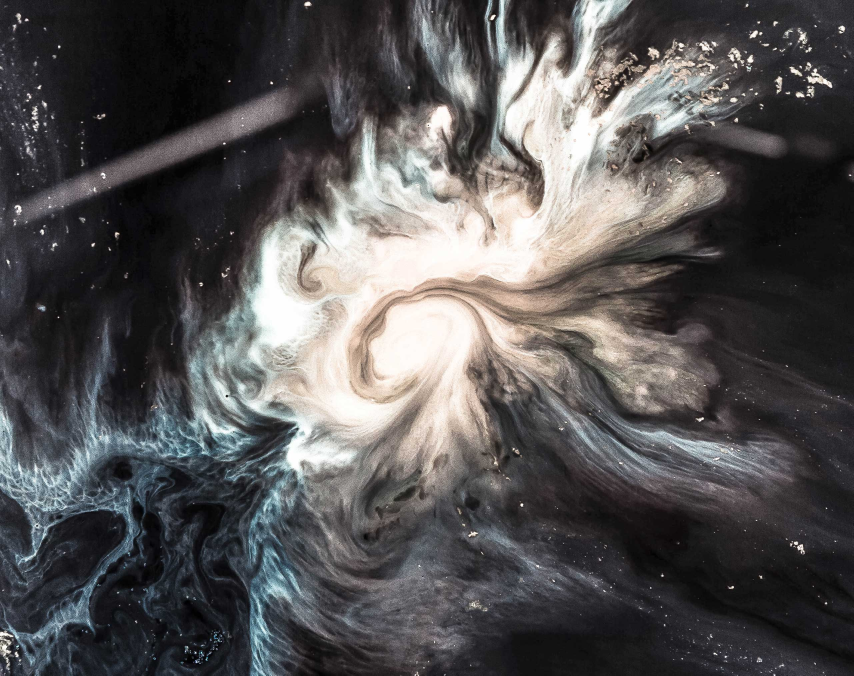
#> input picture frontend/src/images/bg.jpg, 2560 x 2026 px (shown at 1/3 size)
$ python -i img.py   (imports and definitions only)   (older library calls are emulated)
#> lines starting #> are read from the running program, lines starting #| are printed output that depends on the picture; after the words box and inside, x2 and y2 are one past the last pixel; in counts of white or black regions, pixels touching at a corner belong together; pictures that were not available may be replaced by others from this repository, and a replacement may not be noted
import numpy as np
import cv2
import os
import sys
from flask import jsonify
from sklearn import preprocessing, model_selection, neighbors
# from sklearn.svm import SVC
# from sklearn.ensemble import RandomForestClassifier
#
from sklearn.model_selection import train_test_split
from sklearn.linear_model import LogisticRegression
# from sklearn.tree import DecisionTreeClassifier
# from sklearn.neighbors import KNeighborsClassifier
from sklearn.metrics import confusion_matrix, classification_report, accuracy_score
import pandas as pd
# from matplotlib import pyplot as plt
# import seaborn as sns
import pickle

#TODO: считать кол-во разных цветоа
class ImageDetection:
    def __init__(self, path):
#> called with path = '../../frontend/src/images/bg.jpg'
        self.path = path
        self.img = cv2.imread(self.path)
#> self.img is the input picture: shape (2026, 2560, 3); mean B, G, R 84.5, 84, 85.7

    def main(self):
        pass

    @staticmethod
    def readImg(path):
        return cv2.imread(path)

    # [158 lines left out: functions predictSVM, predictNeigbors, predictForest, makeTestData, makeTestDataTestFeatures, makeClassifierNeigbors and 6 more, not called in this run]

    @staticmethod
    def whitePercent(img):
        # превращаем в грэйскэйл
        gray = ImageDetection.grayscaleImg(img)

        # оставляем только ч/б через пороговое значение
        ret,thresh = cv2.threshold(gray,127,255,cv2.THRESH_BINARY)

        allPixels = thresh.size
        white = cv2.countNonZero(thresh)
        # black = thresh.size-white

        # процентное кол-во белого
        return white*100/allPixels

    # [10 lines left out: function corneredImage, not called in this run]

    @staticmethod
    def countFaces(img):

        gray = ImageDetection.grayscaleImg(img)
        print("here3")
        # слегка повышаем контрастность
        clahe = cv2.createCLAHE(clipLimit=2.0, tileGridSize=(8,8))
        gray = clahe.apply(gray)


        # [9 lines of commented-out code are left out]
        face_cascade = cv2.CascadeClassifier(ImageDetection.filePath('haarcascade_frontalface_default.xml'))

        faces = face_cascade.detectMultiScale(gray, 1.3, 5)

        # [7 lines of commented-out code are left out]

        return len(faces)

    @staticmethod
    def edgedImage(img):

        gray = ImageDetection.grayscaleImg(img)

        edges = cv2.Canny(gray,100,200)
        return edges

    @staticmethod
    def grayscaleImg(img):
        if not ImageDetection.isGray(img):
            gray = cv2.cvtColor(img, cv2.COLOR_BGR2GRAY)
        else:
            gray = img
        return gray

    @staticmethod
    def detectShape(c):
        shape = "unidentified"
        peri = cv2.arcLength(c, True)
        approx = cv2.approxPolyDP(c, 0.04 * peri, True)

        #пропускаем слишком маленькие формы
        if (peri < 200): return "small"

        # if the shape is a triangle, it will have 3 vertices
        if len(approx) == 3:
            shape = "triangle"

            # if the shape has 4 vertices, it is either a square or
            # a rectangle
        elif len(approx) == 4:
            # compute the bounding box of the contour and use the
            # bounding box to compute the aspect ratio
            (x, y, w, h) = cv2.boundingRect(approx)
            ar = w / float(h)

            # a square will have an aspect ratio that is approximately
            # equal to one, otherwise, the shape is a rectangle
            shape = "square" if ar >= 0.95 and ar <= 1.05 else "rectangle"


            # if the shape is a pentagon, it will have 5 vertices
        elif len(approx) == 5:
            shape = "pentagon"

            # otherwise, we assume the shape is a circle
        elif len(approx) <= 1:
            shape = "circle"
        else:
            shape = "undefined"


            # return the name of the shape
        return shape

    @staticmethod
    def findObjects(img):

        height, width = img.shape[:2]
        heightMult = height/width
    #    resized = imageInitial
        resized = cv2.resize(img,(300, int(300*heightMult)), interpolation = cv2.INTER_CUBIC)
        ratio = img.shape[0] / float(resized.shape[0])


        # convert the resized image to grayscale, blur it slightly,
        # and threshold it
        gray = cv2.cvtColor(resized, cv2.COLOR_BGR2GRAY)
        blurred = cv2.GaussianBlur(gray, (5, 5), 0)
        thresh = cv2.threshold(blurred, 60, 255, cv2.THRESH_BINARY)[1]

        # find contours in the thresholded image and initialize the
        # shape detector
        cnts = cv2.findContours(thresh.copy(), cv2.RETR_EXTERNAL,cv2.CHAIN_APPROX_SIMPLE)
        image, contours, hierarchy = cv2.findContours(thresh.copy(),cv2.RETR_TREE,cv2.CHAIN_APPROX_SIMPLE)
        # cnts = cnts[0] if imutils.is_cv2() else cnts[1]

        # можем нарисовать контур на изначальном изображении
        # img = cv2.drawContours(resized, contours, -1, (0,255,0), 3)

        arr = {}

        # loop over the contours
        for c in contours:
            # compute the center of the contour, then detect the name of the
            # shape using only the contour
            # M = cv2.moments(c)
            # cX = int((M["m10"] / M["m00"]) * ratio)
            # cY = int((M["m01"] / M["m00"]) * ratio)
            shape = ImageDetection.detectShape(c)
            if shape in arr:
                arr[shape] += 1
            else:
                arr[shape] = 1


        return arr

    @staticmethod
    def isGray(img):
        return False if len(img.shape)==3 else True

    @staticmethod
    def saveToCSV():
        folders = os.listdir('i')

        scope = []

        for cl in folders:
            imagesGroup = {}
            imagesGroup[cl] = os.listdir('i/'+cl)
            scope.append(imagesGroup)

        df = pd.DataFrame(columns = ['WhitePercent','Faces','Squares','Smalls','Rectangles','Triangles','Pentagons','Circles','Undefineds','EdgesPercent','Value'])

        for imgGroup in scope:
            for groupName, imgArr in imgGroup.items():
                for i in imgArr:
                    img = cv2.imread('i/'+groupName+'/'+i)

                    wPercent = ImageDetection.whitePercent(img)
#> in whitePercent, `ret,thresh = cv2.threshold(gray,127,255,cv2.THRESH_BINARY)`:
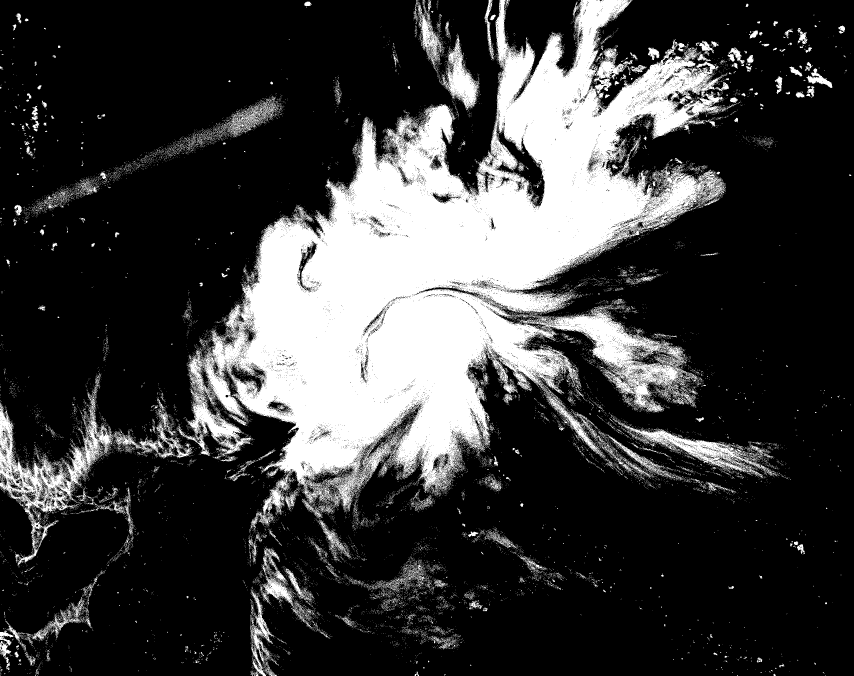
#> thresh: shape (2026, 2560) (shown at 1/3 size); 23.6% white; 27334 white regions (26665 under 20 px), largest, box (x1, y1, x2, y2) and area: (560, 0, 2187, 1584) 1013251, (0, 1178, 341, 1696) 32985, (1852, 1261, 2318, 1434) 14022
#> in whitePercent, `white = cv2.countNonZero(thresh)`: white = 1223120
#> wPercent = 23.58
                    faces = ImageDetection.countFaces(img)
#> in countFaces, `gray = clahe.apply(gray)`:
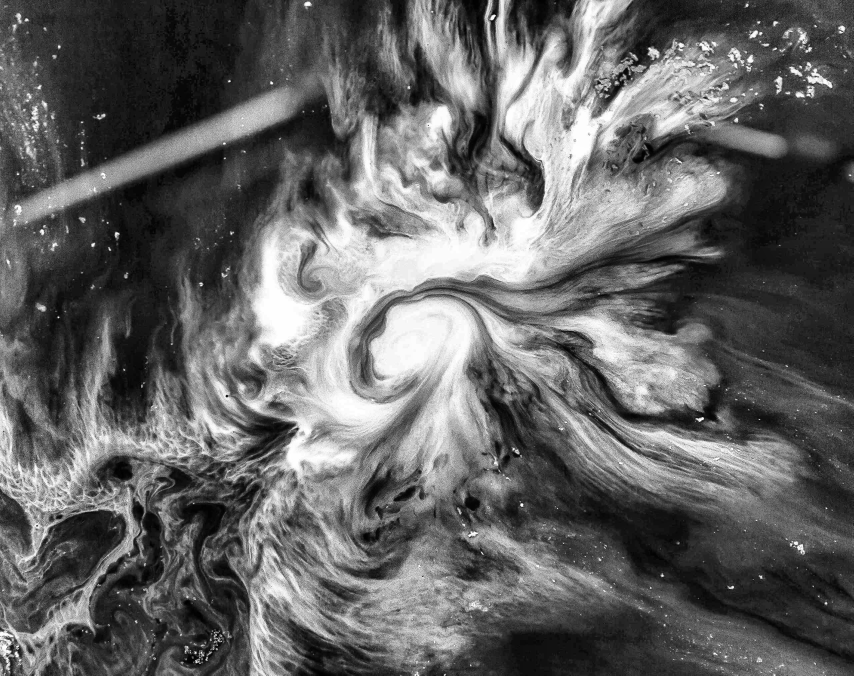
#> gray: shape (2026, 2560) (shown at 1/3 size); min 0, max 255, mean 99.9
#> in countFaces, `faces = face_cascade.detectMultiScale(gray, 1.3, 5)`: faces = ()
#> faces = 0
                    objs = ImageDetection.findObjects(img)
#> in findObjects, `resized = cv2.resize(img,(300, int(300*heightMult)), interpolation = c..`:
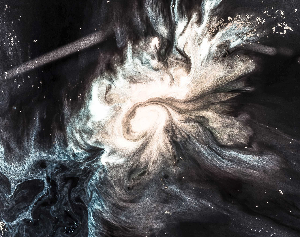
#> resized: shape (237, 300, 3); mean B, G, R 84.5, 84, 85.7
#> in findObjects, `gray = cv2.cvtColor(resized, cv2.COLOR_BGR2GRAY)`:
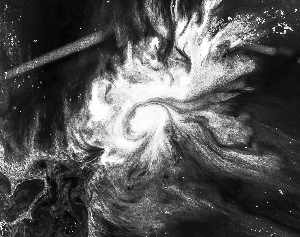
#> gray: shape (237, 300); min 0, max 255, mean 84.5
#> in findObjects, `blurred = cv2.GaussianBlur(gray, (5, 5), 0)`:
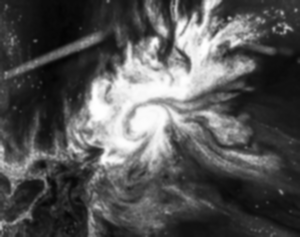
#> blurred: shape (237, 300); min 4, max 254, mean 84.6
#> in findObjects, `thresh = cv2.threshold(blurred, 60, 255, cv2.THRESH_BINARY)[1]`:
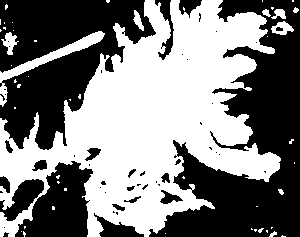
#> thresh: shape (237, 300); 49.3% white; 49 white regions (39 under 20 px)
#> in findObjects, `cnts = cv2.findContours(thresh.copy(), cv2.RETR_EXTERNAL,cv2.CHAIN_APP..`: cnts = 49 contours, 42 with area under 20; largest, box (x1, y1, x2, y2) and area: (0, 0, 281, 237) 32649, (0, 31, 105, 107) 952, (271, 21, 294, 35) 176, (1, 32, 19, 55) 160, (133, 10, 144, 31) 87, (271, 9, 286, 19) 74, (262, 9, 271, 17) 30
#> in findObjects, `image, contours, hierarchy = cv2.findContours(thresh.copy(),cv2.RETR_T..`: contours = 93 contours, 72 with area under 20; largest, box (x1, y1, x2, y2) and area: (0, 0, 281, 237) 32649, (0, 31, 105, 107) 952, (159, 189, 184, 205) 186, (271, 21, 294, 35) 176, (1, 32, 19, 55) 160
#> the loop in findObjects, `for c in contours: # compute the center of the contour, then detect th..` made 93 passes
#> (shape, peri in detectShape, approx in detectShape) on passes 2, 4, 5, 6, 8, 9, 12, 15, 19, 21: ('small', 0, [[165, 233]]), ('small', 11.66, [[23, 231], [23, 234], [24, 236], [25, 233]]), ('small', 0, [[21, 231]]), ('small', 5.41, [[266, 230], [266, 231], [267, 232], [267, 230]]), ('small', 14.49, [[263, 228], [259, 229], [258, 231], [260, 232]]), ('small', 3.41, [[251, 228], [251, 229], [252, 229]]), ('small', 2, [[256, 206], [257, 206]]), ('small', 8, [[64, 188], [64, 190], [66, 190], [66, 188]]), ('small', 2, [[294, 162], [294, 163]]), ('small', 4, [[14, 107], [14, 108], [15, 108], [15, 107]])
#> (shape, peri in detectShape) on passes 3, 7, 13, 14, 16, 17: ('small', 19.9), ('small', 6.83), ('small', 9.41), ('small', 16.49), ('small', 6.24), ('small', 6.24)
#> after the loop in findObjects, `for c in contours:`: arr = {'small': 91, 'rectangle': 1, 'triangle': 1}
#> objs = {'small': 91, 'rectangle': 1, 'triangle': 1}

                    squares = objs['square'] if 'square' in objs else 0
#> squares = 0
                    smalls = objs['small'] if 'small' in objs else 0
#> smalls = 91
                    rectangles = objs['rectangle'] if 'rectangle' in objs else 0
#> rectangles = 1
                    triangles = objs['triangle'] if 'triangle' in objs else 0
#> triangles = 1
                    pentagons = objs['pentagon'] if 'pentagon' in objs else 0
#> pentagons = 0
                    circles = objs['circle'] if 'circle' in objs else 0
#> circles = 0
                    undefineds = objs['undefined'] if 'undefined' in objs else 0
#> undefineds = 0

                    edges = ImageDetection.edgedImage(img)
#> in edgedImage, `edges = cv2.Canny(gray,100,200)`:
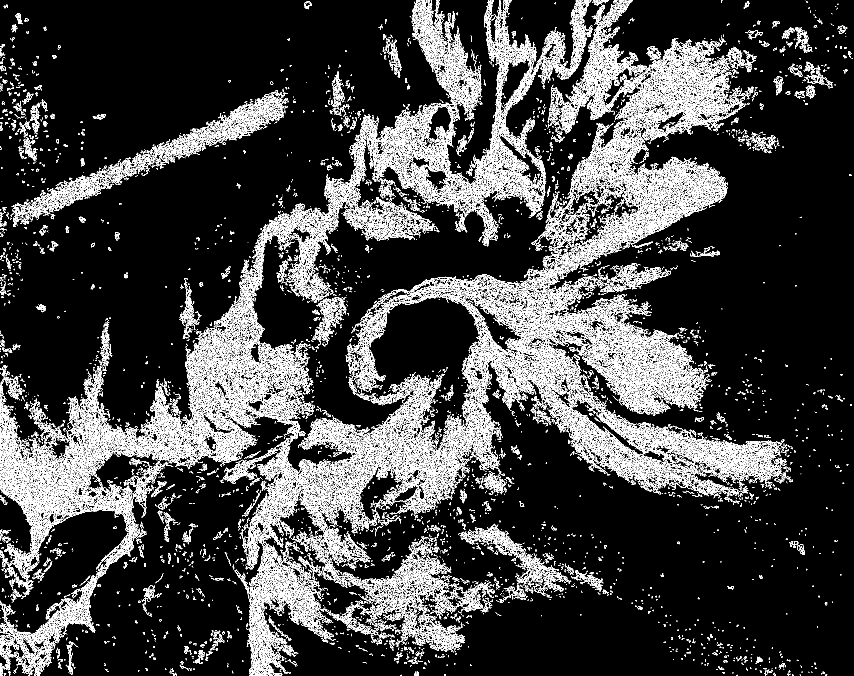
#> edges: shape (2026, 2560) (shown at 1/3 size); 11.2% white in thin lines or dots
                    edgesPercent = ImageDetection.whitePercent(edges)
#> edgesPercent = 11.22

#> (the run stopped early here; a loop or call above may not have finished)
